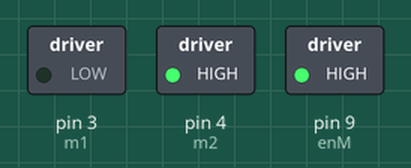
Recording of a sketch running on a simulated Arduino Uno, built with avr-gcc and run on an emulated ATmega328P. Parts: switched loads named in the sketch (green lamp = pin HIGH).

Above: at 0.1 s.
Timing chart, 0 to 1.6 s (numbered marks = the images above):
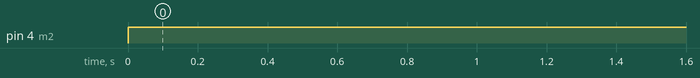

The sketch:

MODUL3_1_KEL24_ROBOTIKA.ino
```cpp
int enM = 9; //inisialisasi port pada Arduino, enable port 9
int m1 = 3; //inisialisasi port pada Arduino, input 1
int m2 = 4; //inisialisasi port pada Arduino, input 2

void setup(){
  pinMode(enM,OUTPUT); //pin enable sebagai output
  pinMode(m1,OUTPUT); //pin m1 sebagai output
  pinMode(m2,OUTPUT); //pin m2 sebagai output
  digitalWrite(enM,HIGH); //mengaktifkan pin enable
}

//motor akan berputar berlawanan arah jarum jam
void loop(){
  digitalWrite(m1,LOW);
  digitalWrite(m2,HIGH);
  delay(2000);

}
```

Measured:
- by itself, pin 4 (m2): LOW → HIGH at 0.00 s
